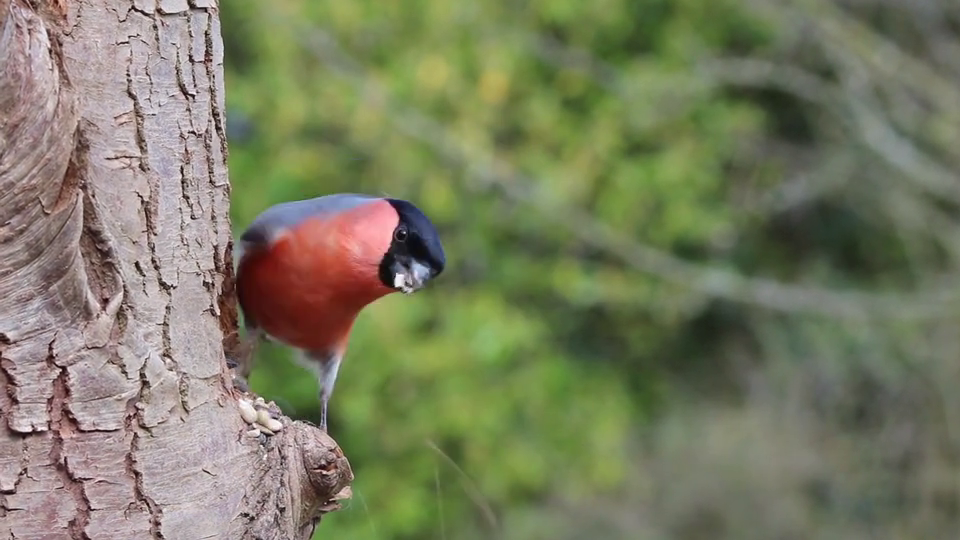
#> input picture frame 43 of Bullfinch.mp4, 960 x 540 px, given in place of Blackbird.mp4, which was not available
$ python v11.py
#> lines starting #> are read from the running program, lines starting #| are printed output that depends on the picture; after the words box and inside, x2 and y2 are one past the last pixel; in counts of white or black regions, pixels touching at a corner belong together
#Edge Detection
import cv2
import numpy as np

# Creating a VideoCapture object to read the video
cap = cv2.VideoCapture('Blackbird.mp4')


# Loop untill the end of the video
while (cap.isOpened()):
    # Capture frame-by-frame
    ret, frame = cap.read()
#> frame is the input picture: shape (540, 960, 3); mean B, G, R 97.8, 124.6, 122

    # Display the resulting frame
    cv2.imshow('Original Colour video', frame)

    # using cv2.Canny() for edge detection.
    edge_detect = cv2.Canny(frame,100,200)
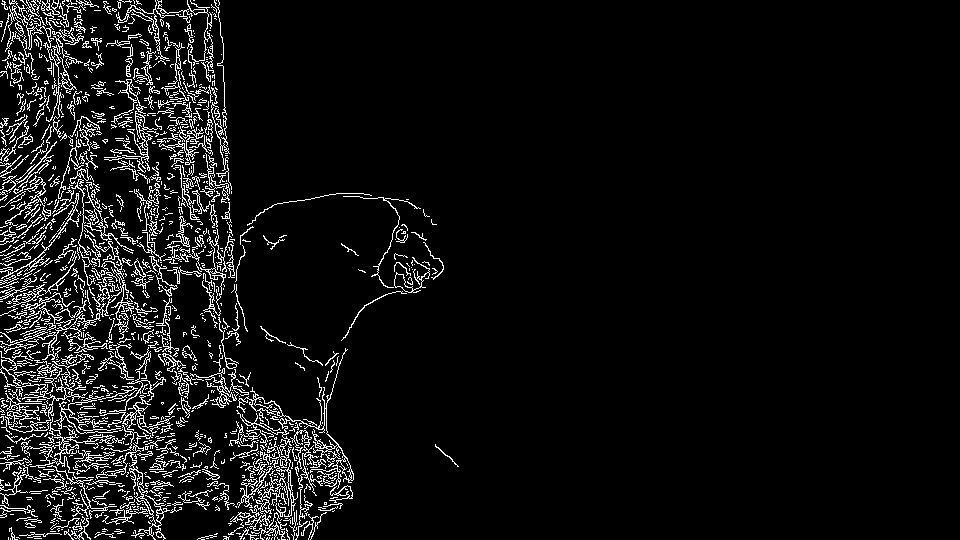
#> edge_detect: shape (540, 960); 6.5% white in thin lines or dots, all inside (x1, y1, x2, y2) = (0, 0, 459, 540)
    cv2.imshow('Edge detect',edge_detect)

    # define q as the exit button
    if cv2.waitKey(25) & 0xFF == ord('q'):
#> (key q is pressed here)
        break

# release the video capture object
cap.release()
# Closes all the windows currently opened.
cv2.destroyAllWindows()

$ run again, starting later in the video
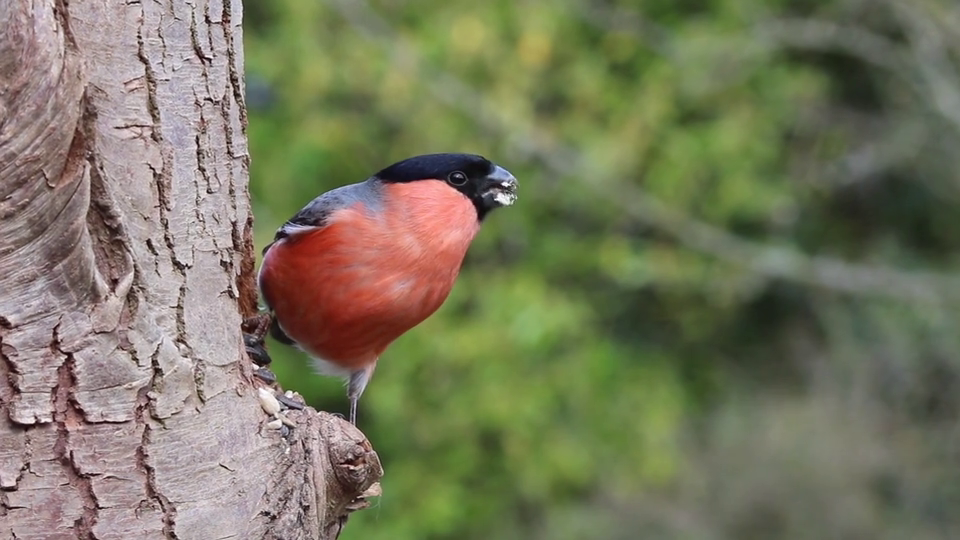
#> input picture frame 194 of Bullfinch.mp4, 960 x 540 px, given in place of Blackbird.mp4, which was not available
#> frame is the input picture: shape (540, 960, 3); mean B, G, R 95.2, 120, 120.4
#> `edge_detect = cv2.Canny(frame,100,200)`:
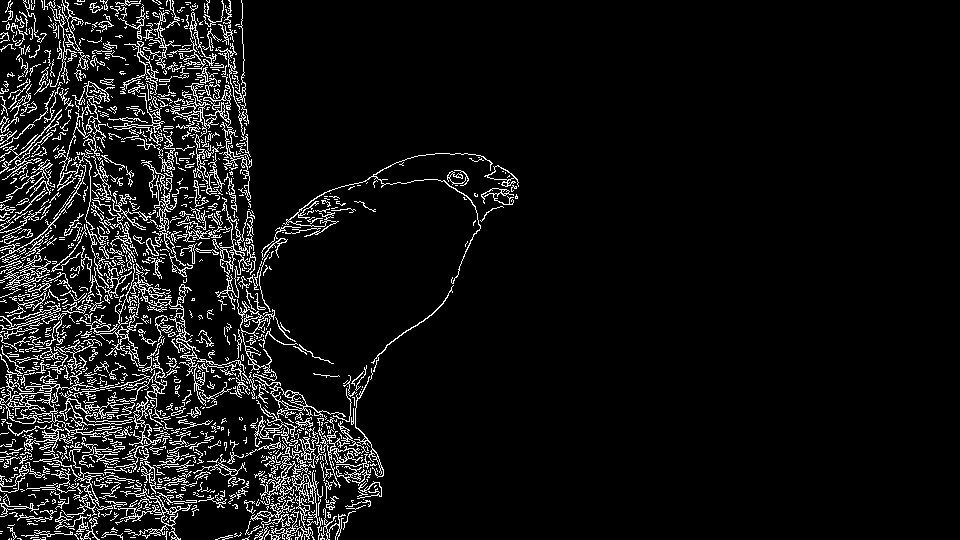
#> edge_detect: shape (540, 960); 7.6% white in thin lines or dots, all inside (x1, y1, x2, y2) = (0, 0, 519, 540)

$ run again, starting later in the video
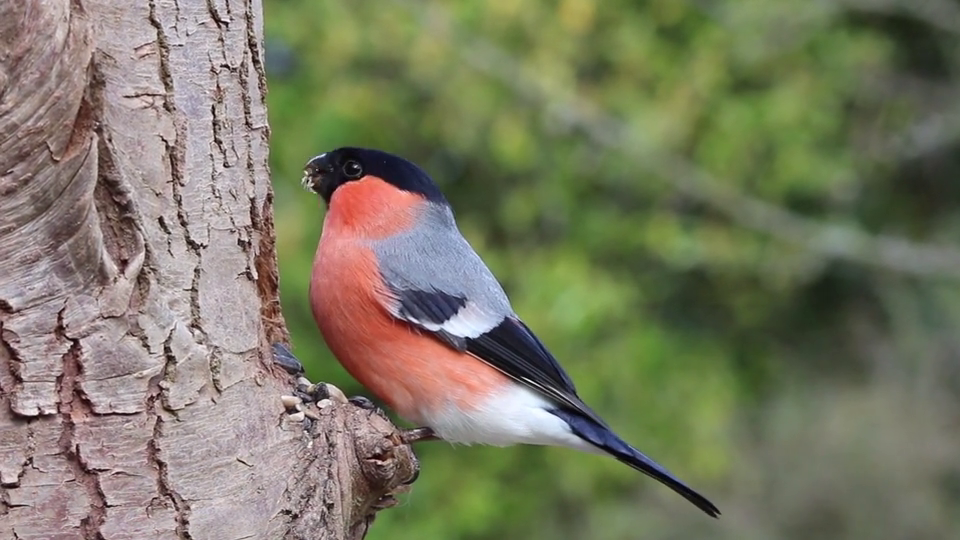
#> input picture frame 345 of Bullfinch.mp4, 960 x 540 px, given in place of Blackbird.mp4, which was not available
#> frame is the input picture: shape (540, 960, 3); mean B, G, R 99.4, 121.9, 122.4
#> `edge_detect = cv2.Canny(frame,100,200)`:
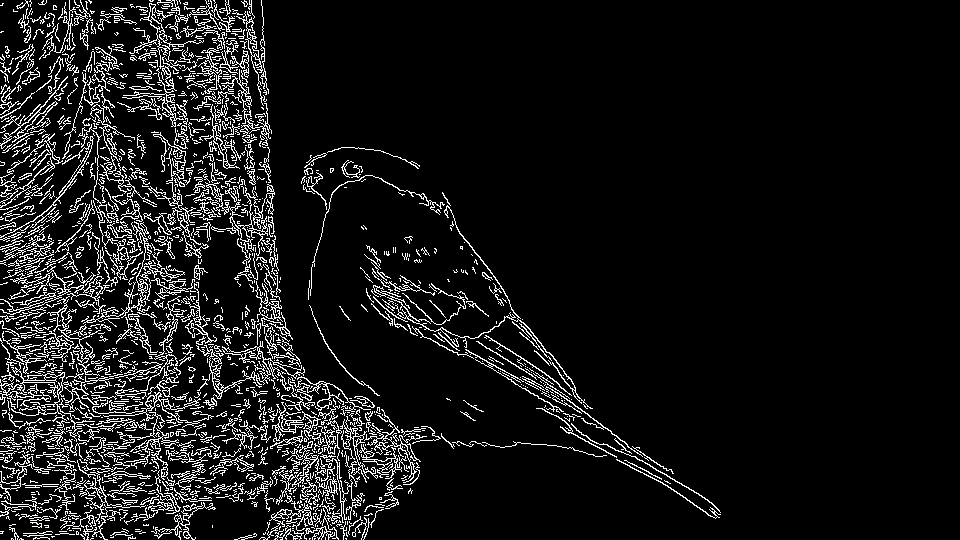
#> edge_detect: shape (540, 960); 8.9% white in thin lines or dots, all inside (x1, y1, x2, y2) = (0, 0, 721, 540)
